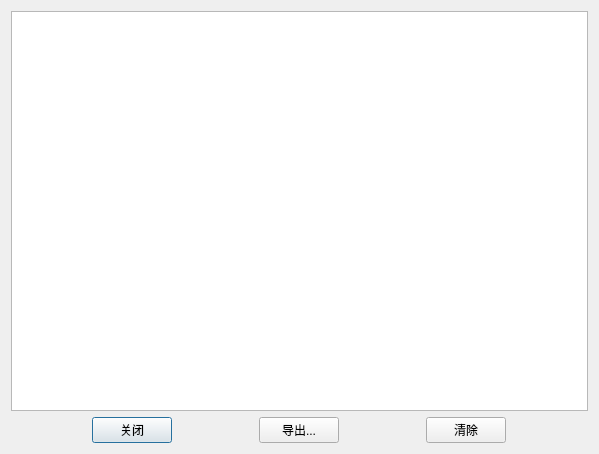
<?xml version="1.0" encoding="UTF-8"?>
<ui version="4.0">
 <class>log_window</class>
 <widget class="QWidget" name="log_window">
  <property name="geometry">
   <rect>
    <x>0</x>
    <y>0</y>
    <width>599</width>
    <height>454</height>
   </rect>
  </property>
  <property name="windowTitle">
   <string>logs</string>
  </property>
  <layout class="QVBoxLayout" name="verticalLayout_2">
   <item>
    <layout class="QVBoxLayout" name="verticalLayout">
     <item>
      <widget class="QTextBrowser" name="textBrowser"/>
     </item>
     <item>
      <layout class="QHBoxLayout" name="horizontalLayout">
       <item>
        <widget class="QPushButton" name="btn_close">
         <property name="sizePolicy">
          <sizepolicy hsizetype="Fixed" vsizetype="Fixed">
           <horstretch>0</horstretch>
           <verstretch>0</verstretch>
          </sizepolicy>
         </property>
         <property name="text">
          <string>关闭</string>
         </property>
         <property name="default">
          <bool>true</bool>
         </property>
        </widget>
       </item>
       <item>
        <widget class="QPushButton" name="btn_export">
         <property name="sizePolicy">
          <sizepolicy hsizetype="Fixed" vsizetype="Fixed">
           <horstretch>0</horstretch>
           <verstretch>0</verstretch>
          </sizepolicy>
         </property>
         <property name="text">
          <string>导出...</string>
         </property>
        </widget>
       </item>
       <item>
        <widget class="QPushButton" name="btn_clear">
         <property name="sizePolicy">
          <sizepolicy hsizetype="Fixed" vsizetype="Fixed">
           <horstretch>0</horstretch>
           <verstretch>0</verstretch>
          </sizepolicy>
         </property>
         <property name="text">
          <string>清除</string>
         </property>
        </widget>
       </item>
      </layout>
     </item>
    </layout>
   </item>
  </layout>
 </widget>
 <resources/>
 <connections>
  <connection>
   <sender>btn_close</sender>
   <signal>clicked()</signal>
   <receiver>log_window</receiver>
   <slot>close()</slot>
   <hints>
    <hint type="sourcelabel">
     <x>205</x>
     <y>413</y>
    </hint>
    <hint type="destinationlabel">
     <x>117</x>
     <y>433</y>
    </hint>
   </hints>
  </connection>
  <connection>
   <sender>btn_clear</sender>
   <signal>clicked()</signal>
   <receiver>textBrowser</receiver>
   <slot>clear()</slot>
   <hints>
    <hint type="sourcelabel">
     <x>409</x>
     <y>412</y>
    </hint>
    <hint type="destinationlabel">
     <x>375</x>
     <y>346</y>
    </hint>
   </hints>
  </connection>
 </connections>
</ui>
